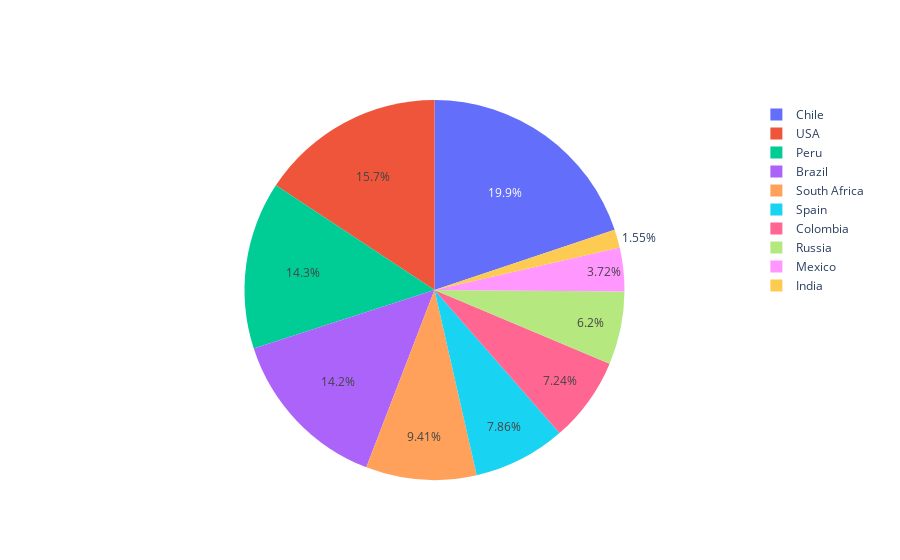

Notebook code for this chart:
### Code cell
fig.show()

### Figure 1 — Plotly figure (JSON) as saved in the notebook; plotly's stock layout.template omitted (floating-point values rounded to 4 significant figures)
{"data": [{"labels": ["USA", "Brazil", "India", "Russia", "South Africa", "Mexico", "Peru", "Chile", "Colombia", "Spain"], "type": "pie", "values": [1.52, 1.37, 0.15, 0.6, 0.91, 0.36, 1.38, 1.92, 0.7, 0.76]}], "layout": {}}
